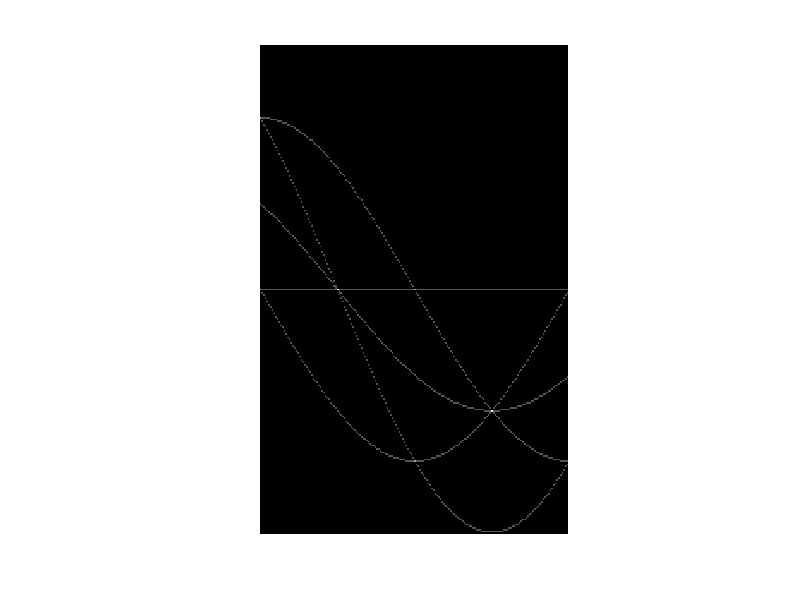
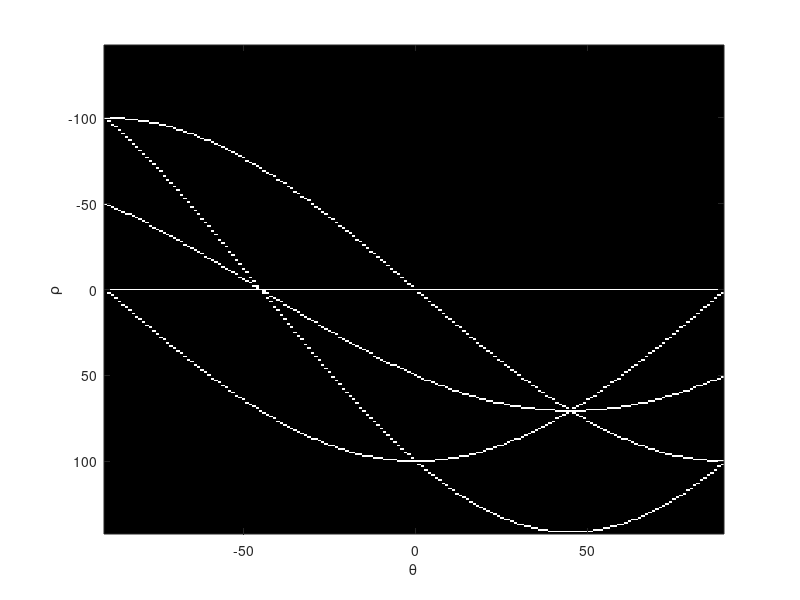

The MATLAB source for these figures, in order: (Note: this script raises an error after producing the figures.)
%% Week12.m Image Segmentation using Hough Transform

%% ex_hough_5dots
clear all;
close all;
f = zeros(101, 101);
f(1, 1) = 1;
f(101, 1) = 1;
f(1, 101) = 1;
f(101, 101) = 1;
f(51, 51) = 1;

[H, theta, rho] = hough(f);
figure(1); imshow(H, []);
figure(2); imshow(H, 'XData', theta, 'YData', rho);
axis on, axis normal;
xlabel('\theta'), ylabel('\rho');

%% line_segment
clear all;
close all;

f = imread('building.tif');
g_canny_best = edge(f, 'canny', [.04 .1], 1.5);

figure(1); imshow(g_canny_best);
[H, theta, rho] = hough(g_canny_best);

figure(2);
imshow(uint8(H), 'XData', theta, 'YData', rho); 
axis on, axis normal;
xlabel('\theta'), ylabel('\rho');
r = houghpeaks(H, 20);

hold on;

plot(theta(r(:, 2)), rho(r(:, 1)), 'linestyle', 'none',...
    'marker', 's', 'color', 'w');
lines = houghlines(g_canny_best, theta, rho, r);

figure(3); imshow(g_canny_best), hold on
for k = 1:length(lines)
xy = [lines(k).point1 ; lines(k).point2];
plot(xy(:, 1), xy(:, 2), 'LineWidth', 4, 'Color', ...
    [.6 .6 .6]);
end

%% Global Thresholding
clear all; close all;
f = imread('rice.tif');
T = 0.5*(double(min(f(:))) + double(max(f(:))));
done = false;

while ~done
    g = f>=T;
    Tnext = 0.5*(mean(f(g)) + mean(f(~g)));
    done = abs(T-Tnext) < 0.5;
    T = Tnext;
end
clc
T
To = graythresh(f)*255

%% Local Thresholding
clear all; close all;
f = imread('rice.tif');
figure(1); imshow(f);

se = strel('disk', 10);
fo = imopen(f, se);
figure(2); imshow(fo);

To = graythresh(fo);
T = fo + (To*255);
figure(3); imshow(T);

[m, n] = size(f);
out = zeros(m, n);
out_idx = find(f >= T);
out(out_idx) = 1;
figure(4); imshow(out);